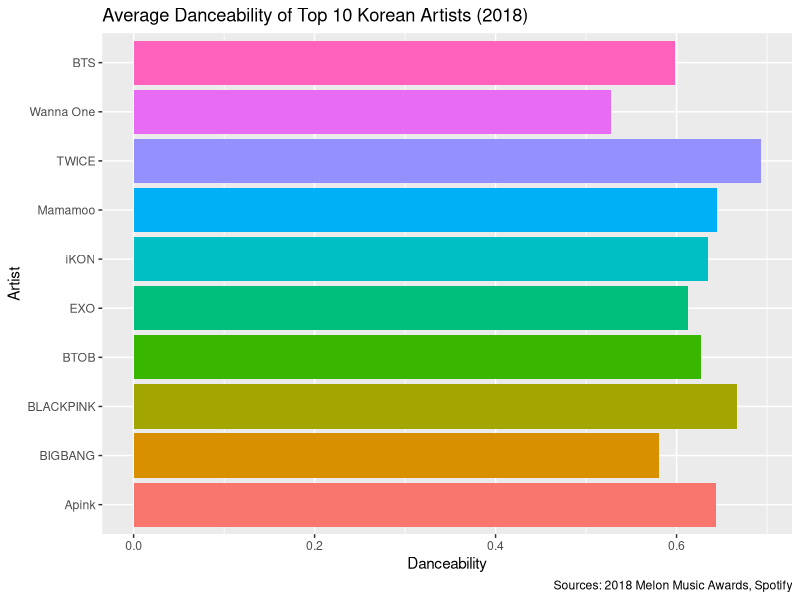

Here is the R script that generated this plot: (Note: this script raises an error after producing the figure.)
## ---- chunk 1
knitr::opts_chunk$set(echo = FALSE)

# Load relevant packages

library(tidyverse)
library(ggplot2)

# Load data

kpop_top10 <- read.csv("shiny-app/data/kpop_top10.csv")
us_top10 <- read.csv("shiny-app/data/us_top10.csv")

## ---- chunk 2

# Creates bar chart of average "danceability" of Top 10 Korean Artists

k_danceability <- kpop_top10 %>%
  # select(artist_name, danceability) %>%
  mutate(artist_name = fct_relevel(artist_name,  c("Apink", "BIGBANG", "BLACKPINK", "BTOB",
                                                   "EXO", "iKON", "Mamamoo", "TWICE", "Wanna One", "BTS"))) %>%
  group_by(artist_name) %>%
  summarize(avg_danceability = mean(danceability)) %>%
  
  ggplot(aes(x = artist_name, y = avg_danceability, fill = artist_name)) + 
  geom_col() + 
  coord_flip() + 
  theme(legend.position = "none") +
  labs(title = "Average Danceability of Top 10 Korean Artists (2018)", 
       caption = "Sources: 2018 Melon Music Awards, Spotify") +
  xlab("Artist") + 
  ylab("Danceability")

write_rds(k_danceability, "~/Desktop/beyond-the-stage/shiny-app/k_danceability.rds")

## ---- chunk 3

# Creates bar chart of average "energy" of Top 10 Korean Artists

k_energy <- kpop_top10 %>%
  select(artist_name, energy) %>%
  mutate(artist_name = fct_relevel(artist_name,  c("Apink", "BIGBANG", "BLACKPINK", "BTOB",
                                                   "EXO", "iKON", "Mamamoo", "TWICE", "Wanna One", "BTS"))) %>%
  group_by(artist_name) %>%
  summarize(avg_energy = mean(energy)) %>%
  
  ggplot(aes(x = artist_name, y = avg_energy, fill = artist_name)) + 
  geom_col() + 
  coord_flip() + 
  theme(legend.position = "none") +
  labs(title = "Average Energy of Top 10 Korean Artists (2018)", 
       caption = "Sources: 2018 Melon Music Awards, Spotify") +
  xlab("Artist") + 
  ylab("Energy")

write_rds(k_energy, "~/Desktop/beyond-the-stage/shiny-app/k_energy.rds")

## ---- chunk 4

# Creates bar chart of average "speechiness" of Top 10 Korean Artists

k_speechiness <- kpop_top10 %>%
  select(artist_name, speechiness) %>%
  mutate(artist_name = fct_relevel(artist_name,  c("Apink", "BIGBANG", "BLACKPINK", "BTOB",
                                                   "EXO", "iKON", "Mamamoo", "TWICE", "Wanna One", "BTS"))) %>%
  group_by(artist_name) %>%
  summarize(avg_speechiness = mean(speechiness)) %>%
  
  ggplot(aes(x = artist_name, y = avg_speechiness, fill = artist_name)) + 
  geom_col() + 
  coord_flip() + 
  theme(legend.position = "none") +
  labs(title = "Average Speechiness of Top 10 Korean Artists (2018)", 
       caption = "Sources: 2018 Melon Music Awards, Spotify") +
  xlab("Artist") + 
  ylab("Speechiness")

write_rds(k_speechiness, "~/Desktop/beyond-the-stage/shiny-app/k_speechiness.rds")

## ---- chunk 5

# Creates bar chart of average "acousticness" of Top 10 Korean Artists

k_acousticness <- kpop_top10 %>%
  select(artist_name, acousticness) %>%
  mutate(artist_name = fct_relevel(artist_name,  c("Apink", "BIGBANG", "BLACKPINK", "BTOB",
                                                   "EXO", "iKON", "Mamamoo", "TWICE", "Wanna One", "BTS"))) %>%
  group_by(artist_name) %>%
  summarize(avg_acousticness = mean(acousticness)) %>%
  
  ggplot(aes(x = artist_name, y = avg_acousticness, fill = artist_name)) + 
  geom_col() + 
  coord_flip() + 
  theme(legend.position = "none") +
  labs(title = "Average Acousticness of Top 10 Korean Artists (2018)", 
       caption = "Sources: 2018 Melon Music Awards, Spotify") +
  xlab("Artist") + 
  ylab("Acousticness")

write_rds(k_acousticness, "~/Desktop/beyond-the-stage/shiny-app/k_acousticness.rds")

## ---- chunk 6

# Creates bar chart of average "instrumentalness" of Top 10 Korean Artists

k_instrumentalness <- kpop_top10 %>%
  select(artist_name, instrumentalness) %>%
  mutate(artist_name = fct_relevel(artist_name,  c("Apink", "BIGBANG", "BLACKPINK", "BTOB",
                                                   "EXO", "iKON", "Mamamoo", "TWICE", "Wanna One", "BTS"))) %>%
  group_by(artist_name) %>%
  summarize(avg_instrumentalness = mean(instrumentalness)) %>%
  
  ggplot(aes(x = artist_name, y = avg_instrumentalness, fill = artist_name)) + 
  geom_col() + 
  coord_flip() + 
  theme(legend.position = "none") +
  labs(title = "Average Instrumentalness of Top 10 Korean Artists (2018)", 
       caption = "Sources: 2018 Melon Music Awards, Spotify") +
  xlab("Artist") + 
  ylab("Instrumentalness")

write_rds(k_instrumentalness, "~/Desktop/beyond-the-stage/shiny-app/k_instrumentalness.rds")

## ---- chunk 7

# Creates bar chart of average "liveness" of Top 10 Korean Artists

k_liveness <- kpop_top10 %>%
  select(artist_name, liveness) %>%
  mutate(artist_name = fct_relevel(artist_name,  c("Apink", "BIGBANG", "BLACKPINK", "BTOB",
                                                   "EXO", "iKON", "Mamamoo", "TWICE", "Wanna One", "BTS"))) %>%
  group_by(artist_name) %>%
  summarize(avg_liveness = mean(liveness)) %>%
  
  ggplot(aes(x = artist_name, y = avg_liveness, fill = artist_name)) + 
  geom_col() + 
  coord_flip() + 
  theme(legend.position = "none") +
  labs(title = "Average Liveness of Top 10 Korean Artists (2018)", 
       caption = "Sources: 2018 Melon Music Awards, Spotify") +
  xlab("Artist") + 
  ylab("Liveness")

write_rds(k_liveness, "~/Desktop/beyond-the-stage/shiny-app/k_liveness.rds")

## ---- chunk 8

# Creates bar chart of average "valence" of Top 10 Korean Artists

k_valence <- kpop_top10 %>%
  select(artist_name, valence) %>%
  mutate(artist_name = fct_relevel(artist_name,  c("Apink", "BIGBANG", "BLACKPINK", "BTOB",
                                                   "EXO", "iKON", "Mamamoo", "TWICE", "Wanna One", "BTS"))) %>%
  group_by(artist_name) %>%
  summarize(avg_valence = mean(valence)) %>%
  
  ggplot(aes(x = artist_name, y = avg_valence, fill = artist_name)) + 
  geom_col() + 
  coord_flip() + 
  theme(legend.position = "none") +
  labs(title = "Average Valence of Top 10 Korean Artists (2018)", 
       caption = "Sources: 2018 Melon Music Awards, Spotify") +
  xlab("Artist") + 
  ylab("Valence")

write_rds(k_valence, "~/Desktop/beyond-the-stage/shiny-app/k_valence.rds")

## ---- chunk 9

# Creates bar chart of average "tempo" of Top 10 Korean Artists

k_tempo <- kpop_top10 %>%
  select(artist_name, tempo) %>%
  mutate(artist_name = fct_relevel(artist_name,  c("Apink", "BIGBANG", "BLACKPINK", "BTOB",
                                                   "EXO", "iKON", "Mamamoo", "TWICE", "Wanna One", "BTS"))) %>%
  group_by(artist_name) %>%
  summarize(avg_tempo = mean(tempo)) %>%
  
  ggplot(aes(x = artist_name, y = avg_tempo, fill = artist_name)) + 
  geom_col() + 
  coord_flip() + 
  theme(legend.position = "none") +
  labs(title = "Average Tempo of Top 10 Korean Artists (2018)", 
       caption = "Sources: 2018 Melon Music Awards, Spotify") +
  xlab("Artist") + 
  ylab("Tempo")

write_rds(k_tempo, "~/Desktop/beyond-the-stage/shiny-app/k_tempo.rds")

## ---- chunk 10

# Creates bar chart of average "duration_ms" of Top 10 Korean Artists

k_duration_ms <- kpop_top10 %>%
  select(artist_name, duration_ms) %>%
  mutate(artist_name = fct_relevel(artist_name,  c("Apink", "BIGBANG", "BLACKPINK", "BTOB",
                                                   "EXO", "iKON", "Mamamoo", "TWICE", "Wanna One", "BTS"))) %>%
  group_by(artist_name) %>%
  summarize(avg_duration_ms = mean(duration_ms)) %>%
  
  ggplot(aes(x = artist_name, y = avg_duration_ms, fill = artist_name)) + 
  geom_col() + 
  coord_flip() + 
  theme(legend.position = "none") +
  labs(title = "Average Duration of Top 10 Korean Artists (2018)", 
       caption = "Sources: 2018 Melon Music Awards, Spotify") +
  xlab("Artist") + 
  ylab("Duration (ms)")

write_rds(k_duration_ms, "~/Desktop/beyond-the-stage/shiny-app/k_duration_ms.rds")

## ---- chunk 11

# Creates bar chart of average "danceability" of Top 10 Billboard Artists

us_danceability <- us_top10 %>%
  select(artist_name, danceability) %>%
  mutate(artist_name = fct_relevel(artist_name,  c("Bruno Mars", "Camila Cabello", "Cardi B", "Drake", "Ed Sheeran", 
                                                   "Imagine Dragons", "Post Malone", "Taylor Swift", "XXXTENTACION", "BTS"))) %>%
  group_by(artist_name) %>%
  summarize(avg_danceability = mean(danceability)) %>%
  
  ggplot(aes(x = artist_name, y = avg_danceability, fill = artist_name)) + 
  geom_col() + 
  coord_flip() + 
  theme(legend.position = "none") +
  labs(title = "Average Danceability of Top 10 Billboard Artists (2018)", 
       caption = "Sources: Billboard, Spotify") +
  xlab("Artist") + 
  ylab("Danceability")

write_rds(us_danceability, "~/Desktop/beyond-the-stage/shiny-app/us_danceability.rds")

## ---- chunk 12

# Creates bar chart of average "energy" of Top 10 Billboard Artists

us_energy <- us_top10 %>%
  select(artist_name, energy) %>%
  mutate(artist_name = fct_relevel(artist_name,  c("Bruno Mars", "Camila Cabello", "Cardi B", "Drake", "Ed Sheeran", 
                                                   "Imagine Dragons", "Post Malone", "Taylor Swift", "XXXTENTACION", "BTS"))) %>%
  group_by(artist_name) %>%
  summarize(avg_energy = mean(energy)) %>%
  
  ggplot(aes(x = artist_name, y = avg_energy, fill = artist_name)) + 
  geom_col() + 
  coord_flip() + 
  theme(legend.position = "none") +
  labs(title = "Average Energy of Top 10 Billboard Artists (2018)", 
       caption = "Sources: Billboard, Spotify") +
  xlab("Artist") + 
  ylab("Energy")

write_rds(us_energy, "~/Desktop/beyond-the-stage/shiny-app/us_energy.rds")

## ---- chunk 13

# Creates bar chart of average "energy" of Top 10 Billboard Artists

us_energy <- us_top10 %>%
  select(artist_name, energy) %>%
  mutate(artist_name = fct_relevel(artist_name,  c("Bruno Mars", "Camila Cabello", "Cardi B", "Drake", "Ed Sheeran", 
                                                   "Imagine Dragons", "Post Malone", "Taylor Swift", "XXXTENTACION", "BTS"))) %>%
  group_by(artist_name) %>%
  summarize(avg_energy = mean(energy)) %>%
  
  ggplot(aes(x = artist_name, y = avg_energy, fill = artist_name)) + 
  geom_col() + 
  coord_flip() + 
  theme(legend.position = "none") +
  labs(title = "Average Energy of Top 10 Billboard Artists (2018)", 
       caption = "Sources: Billboard, Spotify") +
  xlab("Artist") + 
  ylab("Energy")

write_rds(us_energy, "~/Desktop/beyond-the-stage/shiny-app/us_energy.rds")

## ---- chunk 14

# Creates bar chart of average "speechiness" of Top 10 Billboard Artists

us_speechiness <- us_top10 %>%
  select(artist_name, speechiness) %>%
  mutate(artist_name = fct_relevel(artist_name,  c("Bruno Mars", "Camila Cabello", "Cardi B", "Drake", "Ed Sheeran", 
                                                   "Imagine Dragons", "Post Malone", "Taylor Swift", "XXXTENTACION", "BTS"))) %>%
  group_by(artist_name) %>%
  summarize(avg_speechiness = mean(speechiness)) %>%
  
  ggplot(aes(x = artist_name, y = avg_speechiness, fill = artist_name)) + 
  geom_col() + 
  coord_flip() + 
  theme(legend.position = "none") +
  labs(title = "Average Speechiness of Top 10 Billboard Artists (2018)", 
       caption = "Sources: Billboard, Spotify") +
  xlab("Artist") + 
  ylab("Speechiness")

write_rds(us_speechiness, "~/Desktop/beyond-the-stage/shiny-app/us_speechiness.rds")

## ---- chunk 15

# Creates bar chart of average "acousticness" of Top 10 Billboard Artists

us_acousticness <- us_top10 %>%
  select(artist_name, acousticness) %>%
  mutate(artist_name = fct_relevel(artist_name,  c("Bruno Mars", "Camila Cabello", "Cardi B", "Drake", "Ed Sheeran", 
                                                   "Imagine Dragons", "Post Malone", "Taylor Swift", "XXXTENTACION", "BTS"))) %>%
  group_by(artist_name) %>%
  summarize(avg_acousticness = mean(acousticness)) %>%
  
  ggplot(aes(x = artist_name, y = avg_acousticness, fill = artist_name)) + 
  geom_col() + 
  coord_flip() + 
  theme(legend.position = "none") +
  labs(title = "Average Acousticness of Top 10 Billboard Artists (2018)", 
       caption = "Sources: Billboard, Spotify") +
  xlab("Artist") + 
  ylab("Acousticness")

write_rds(us_acousticness, "~/Desktop/beyond-the-stage/shiny-app/us_acousticness.rds")

## ---- chunk 16

# Creates bar chart of average "instrumentalness" of Top 10 Billboard Artists

us_instrumentalness <- us_top10 %>%
  select(artist_name, instrumentalness) %>%
  mutate(artist_name = fct_relevel(artist_name,  c("Bruno Mars", "Camila Cabello", "Cardi B", "Drake", "Ed Sheeran", 
                                                   "Imagine Dragons", "Post Malone", "Taylor Swift", "XXXTENTACION", "BTS"))) %>%
  group_by(artist_name) %>%
  summarize(avg_instrumentalness = mean(instrumentalness)) %>%
  
  ggplot(aes(x = artist_name, y = avg_instrumentalness, fill = artist_name)) + 
  geom_col() + 
  coord_flip() + 
  theme(legend.position = "none") +
  labs(title = "Average Instrumentalness of Top 10 Billboard Artists (2018)", 
       caption = "Sources: Billboard, Spotify") +
  xlab("Artist") + 
  ylab("Instrumentalness")

write_rds(us_instrumentalness, "~/Desktop/beyond-the-stage/shiny-app/us_instrumentalness.rds")

## ---- chunk 17

# Creates bar chart of average "liveness" of Top 10 Billboard Artists

us_liveness <- us_top10 %>%
  select(artist_name, liveness) %>%
  mutate(artist_name = fct_relevel(artist_name,  c("Bruno Mars", "Camila Cabello", "Cardi B", "Drake", "Ed Sheeran", 
                                                   "Imagine Dragons", "Post Malone", "Taylor Swift", "XXXTENTACION", "BTS"))) %>%
  group_by(artist_name) %>%
  summarize(avg_liveness = mean(liveness)) %>%
  
  ggplot(aes(x = artist_name, y = avg_liveness, fill = artist_name)) + 
  geom_col() + 
  coord_flip() + 
  theme(legend.position = "none") +
  labs(title = "Average Liveness of Top 10 Billboard Artists (2018)", 
       caption = "Sources: Billboard, Spotify") +
  xlab("Artist") + 
  ylab("Liveness")

write_rds(us_liveness, "~/Desktop/beyond-the-stage/shiny-app/us_liveness.rds")

## ---- chunk 18

# Creates bar chart of average "valence" of Top 10 Billboard Artists

us_valence <- us_top10 %>%
  select(artist_name, valence) %>%
  mutate(artist_name = fct_relevel(artist_name,  c("Bruno Mars", "Camila Cabello", "Cardi B", "Drake", "Ed Sheeran", 
                                                   "Imagine Dragons", "Post Malone", "Taylor Swift", "XXXTENTACION", "BTS"))) %>%
  group_by(artist_name) %>%
  summarize(avg_valence = mean(valence)) %>%
  
  ggplot(aes(x = artist_name, y = avg_valence, fill = artist_name)) + 
  geom_col() + 
  coord_flip() + 
  theme(legend.position = "none") +
  labs(title = "Average Valence of Top 10 Billboard Artists (2018)", 
       caption = "Sources: Billboard, Spotify") +
  xlab("Artist") + 
  ylab("Valence")

write_rds(us_valence, "~/Desktop/beyond-the-stage/shiny-app/us_valence.rds")

## ---- chunk 19

# Creates bar chart of average "tempo" of Top 10 Billboard Artists

us_tempo <- us_top10 %>%
  select(artist_name, tempo) %>%
  mutate(artist_name = fct_relevel(artist_name,  c("Bruno Mars", "Camila Cabello", "Cardi B", "Drake", "Ed Sheeran", 
                                                   "Imagine Dragons", "Post Malone", "Taylor Swift", "XXXTENTACION", "BTS"))) %>%
  group_by(artist_name) %>%
  summarize(avg_tempo = mean(tempo)) %>%
  
  ggplot(aes(x = artist_name, y = avg_tempo, fill = artist_name)) + 
  geom_col() + 
  coord_flip() + 
  theme(legend.position = "none") +
  labs(title = "Average Tempo of Top 10 Billboard Artists (2018)", 
       caption = "Sources: Billboard, Spotify") +
  xlab("Artist") + 
  ylab("Tempo")

write_rds(us_tempo, "~/Desktop/beyond-the-stage/shiny-app/us_tempo.rds")

## ---- chunk 20

# Creates bar chart of average "duration_ms" of Top 10 Billboard Artists

us_duration_ms <- us_top10 %>%
  select(artist_name, duration_ms) %>%
  mutate(artist_name = fct_relevel(artist_name,  c("Bruno Mars", "Camila Cabello", "Cardi B", "Drake", "Ed Sheeran", 
                                                   "Imagine Dragons", "Post Malone", "Taylor Swift", "XXXTENTACION", "BTS"))) %>%
  group_by(artist_name) %>%
  summarize(avg_duration_ms = mean(duration_ms)) %>%
  
  ggplot(aes(x = artist_name, y = avg_duration_ms, fill = artist_name)) + 
  geom_col() + 
  coord_flip() + 
  theme(legend.position = "none") +
  labs(title = "Average Duration of Top 10 Billboard Artists (2018)", 
       caption = "Sources: Billboard, Spotify") +
  xlab("Artist") + 
  ylab("Duration (ms)")

write_rds(us_duration_ms, "~/Desktop/beyond-the-stage/shiny-app/us_duration_ms.rds")

